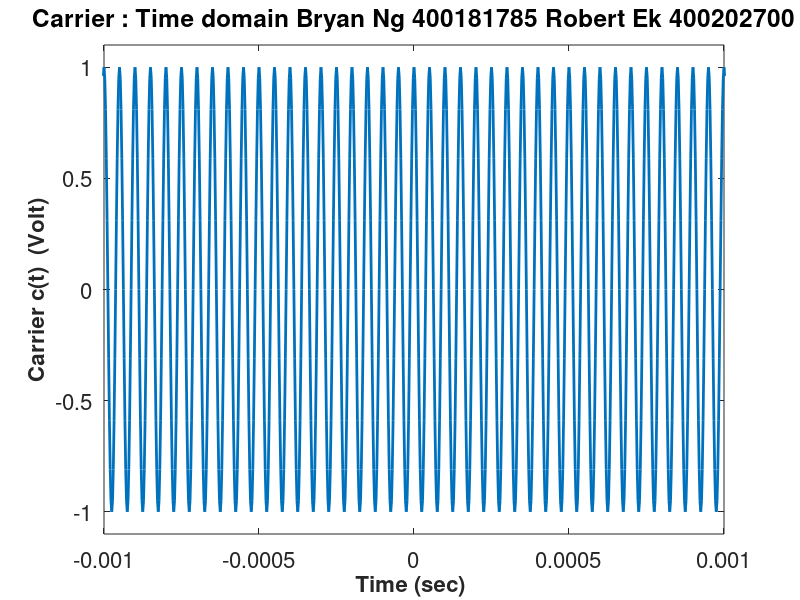
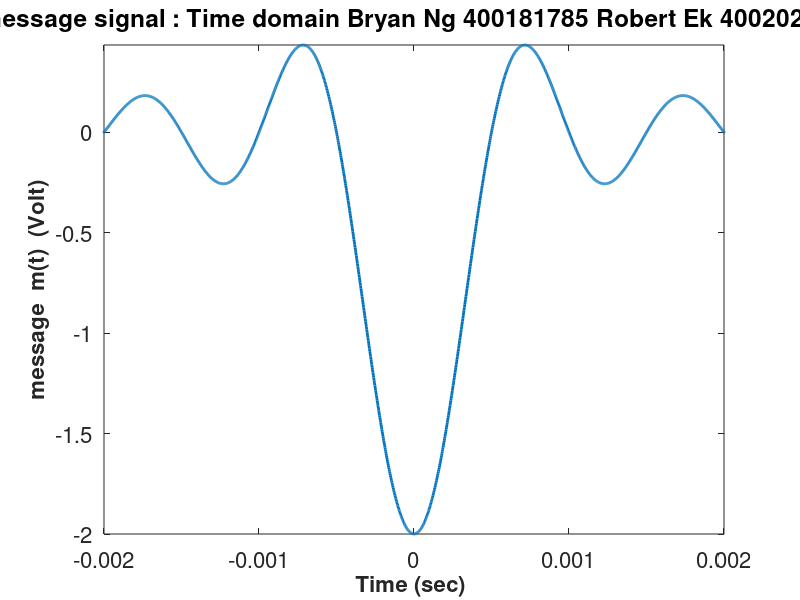
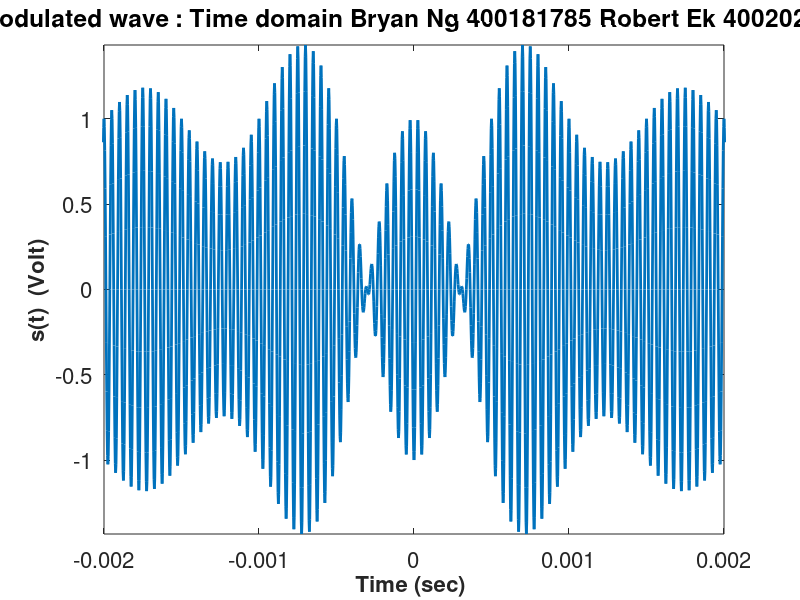
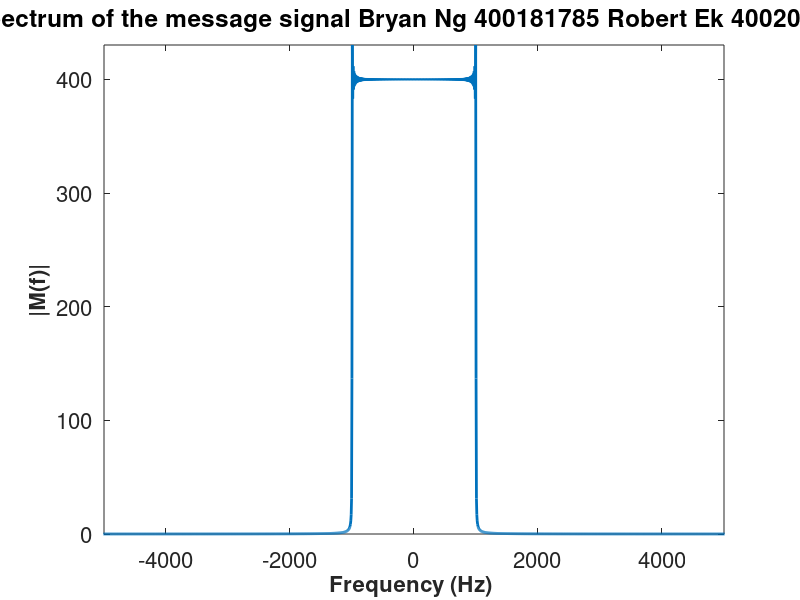

Source code (MATLAB) for these figures, in order:
clear
hold off
format long e

% time samples
N = 2^16; %No. of FFT samples
sampling_rate = 40e4; %unit Hz
Tm = 0.0005;
tstep = 1/sampling_rate;
tmax = N*tstep/2;
tmin = -tmax;
tt = tmin:tstep:tmax-tstep;

%freq samples
fmax = sampling_rate/2; 
fmin = -fmax;
fstep = (fmax-fmin)/N;
freq = fmin:fstep:fmax-fstep;

%% Modulation

%carrier
fc=20e3;
Ac = 1;
ct=Ac*cos(2*pi*fc*tt);

%message signal
Am=2;
fm = 1e3;
mt = -Am*sinc(tt/Tm);

%max of absolute of m(t)
maxmt = Am;
%For 50% modulation
% ka=0.5/maxmt;
%For 200% Modulation
ka=2/maxmt;

%AM signal
st = (1+ka*mt).*ct;

% Carrier Signal, Time Domain
figure(1)
Hp1 = plot(tt,ct);
set(Hp1,'LineWidth',2)
Ha = gca;
set(Ha,'Fontsize',16)
Hx=xlabel('Time (sec) ');
set(Hx,'FontWeight','bold','Fontsize',16)
Hx=ylabel('Carrier c(t)  (Volt)');
set(Hx,'FontWeight','bold','Fontsize',16)
title('Carrier : Time domain Bryan Ng 400181785 Robert Ek 400202700');
axis([-1e-3 1e-3 -1.1 1.1])
pause(1)

% Message Signal Time domain
figure(2)
Hp1 = plot(tt,mt);
set(Hp1,'LineWidth',2)
Ha = gca;
set(Ha,'Fontsize',16)
Hx=xlabel('Time (sec) ');
set(Hx,'FontWeight','bold','Fontsize',16)
Hx=ylabel('message  m(t)  (Volt)');
set(Hx,'FontWeight','bold','Fontsize',16)
title('message signal : Time domain Bryan Ng 400181785 Robert Ek 400202700');
axis([-2e-3 2e-3 min(mt) max(mt)])
pause(1)

% Modulated Signal, Time domain
figure(3)
Hp1 = plot(tt,st);
set(Hp1,'LineWidth',2)
Ha = gca;
set(Ha,'Fontsize',16)
Hx=xlabel('Time (sec) ');
set(Hx,'FontWeight','bold','Fontsize',16)
Hx=ylabel('s(t)  (Volt)');
set(Hx,'FontWeight','bold','Fontsize',16)
title('modulated wave : Time domain Bryan Ng 400181785 Robert Ek 400202700');
axis([-2e-3 2e-3 min(st) max(st)])
pause(1)

% Spectrum of Message signal
Mf1 = fft(fftshift(mt));
Mf = fftshift(Mf1);
figure(4)
Hp1=plot(freq,abs(Mf));
set(Hp1,'LineWidth',2)
Ha = gca;
set(Ha,'Fontsize',16)
Hx=xlabel('Frequency (Hz) ');
set(Hx,'FontWeight','bold','Fontsize',16)
Hx=ylabel('|M(f)|');
set(Hx,'FontWeight','bold','Fontsize',16)
title('Spectrum of the message signal Bryan Ng 400181785 Robert Ek 400202700');
axis ([-5e3 5e3 0 max(abs(Mf))])
%pause(5)

% Spectrum of Modulated signal
Sf1 = fft(fftshift(st));
Sf = fftshift(Sf1);
figure(5)
Hp1=plot(freq,abs(Sf));
set(Hp1,'LineWidth',2)
Ha = gca;
set(Ha,'Fontsize',16)
Hx=xlabel('Frequency (Hz) ');
set(Hx,'FontWeight','bold','Fontsize',16)
Hx=ylabel('|S(f)|');
set(Hx,'FontWeight','bold','Fontsize',16)
title('Spectrum of the modulated wave Bryan Ng 400181785 Robert Ek 400202700');
axis ([-25e3 25e3 0 max(abs(Sf))])
%pause(5)

%% Demodulation

%time constant RC
%This should be optimized to avoid envelope distortion 
% RC = 0.5*(1/fc + 1/fm);
% RC = 1/fc; %for part 2i)
% RC = 10*Tm;
% RC = 0.0006; %RC Values 0.0004-0.0006 are accurate by naked eye
RC = 0.5*(Tm+(1/fc));
%Envelope detector
yt = st;
n=1;
for t=tt
    if(n > 1)
        if(yt(n-1) > st(n))
            yt0 = yt(n-1);
            %time when C starts discharging
            tc = tt(n-1);
            yt(n) = yt0*exp(-(t-tc)/RC);
        end
    end
    n=n+1;
end
yt(1)=yt(2);


figure(6)
Hp1 = plot(tt,yt);
set(Hp1,'LineWidth',2)
Ha = gca;
set(Ha,'Fontsize',16)
Hx=xlabel('Time (sec) ');
set(Hx,'FontWeight','bold','Fontsize',16)
Hx=ylabel('y(t)  (Volt)');
set(Hx,'FontWeight','bold','Fontsize',16)
title('After the envelope detector Bryan Ng 400181785 Robert Ek 400202700');
axis([-2e-3 2e-3 0 max(yt)])
pause(1)
figure(7)

%DC removal and division by ka
yt1 = (yt - 1)/ka;
Hp1 = plot(tt,yt1,'r',tt,mt,'k');
legend('after DC removal','message signal')
set(Hp1,'LineWidth',2)
Ha = gca;
set(Ha,'Fontsize',16)
Hx=xlabel('Time (sec) ');
set(Hx,'FontWeight','bold','Fontsize',16)
Hx=ylabel('y1(t)  (Volt)');
set(Hx,'FontWeight','bold','Fontsize',16)
title('After the DC removal Bryan Ng 400181785 Robert Ek 400202700');
axis([-2e-3 2e-3 min(mt) max(mt)])
%pause

%Low pass filter to remove the ripple
%choose the cutoff frequency of the filter to be slightly higher than
%the highest freq of the message signal
% f0 = 1.1*fm;
% mt1 = rect_filt(yt1,freq,f0);
% figure(8)
% Hp1 = plot(tt,mt1);
% set(Hp1,'LineWidth',2)
% Ha = gca;
% set(Ha,'Fontsize',16)
% Hx=xlabel('Time (sec) ');
% set(Hx,'FontWeight','bold','Fontsize',16)
% Hx=ylabel('m1(t)  (Volt)');
% set(Hx,'FontWeight','bold','Fontsize',16)
% title('After the low pass filter');
% axis([-2e-3 2e-3 min(mt1) max(mt1)])








     
